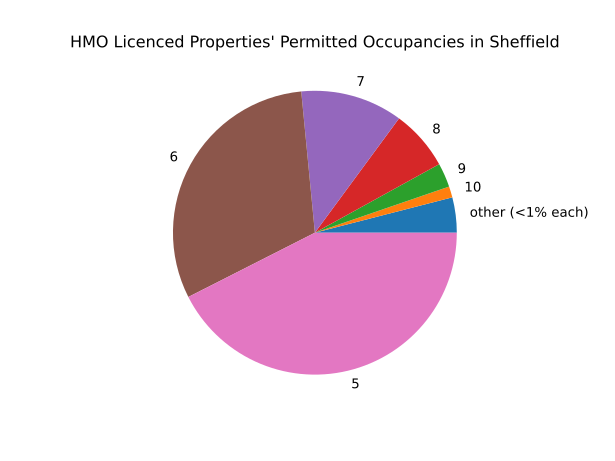

This chart was generated by the following Python code:
"""make pie chart of occupancies of properties
make frequency list with
csvtool namedcol "Permitted Occupants" hmos.csv | awk 'NR>1' | sort -n | uniq -c | sort -k2 -n | sed -E 's/([^ ]) ([^ ])/\1,\2/g' | sed 's/^ *//' | sed '1s/^/occurance,occupants\n/'
or using the Python below
run from folder containing hmos.csv
$ python pie.py
"""

import matplotlib.pyplot as plt
import csv
import sys

with open("hmos.csv", "r", encoding="utf-8") as file:
    reader = csv.DictReader(file)
    csvdata = list(reader)

data = {}  # occupants: frequency
for row in csvdata:
    occup = row["Permitted Occupants"]
    if row["Permitted Occupants"] not in data:
        data[occup] = 1
    else:
        data[occup] += 1

occupants = data.keys()
frequency = [data[k] for k in occupants]

tot = sum([int(f) for f in frequency])

other = 0
freqs = []
occups = []

for f, o in zip(frequency, occupants):
    if f < (tot / 100):
        other += f
    else:
        freqs.append(f)
        occups.append(o)

freqs, occups = zip(*sorted(zip(freqs, occups)))

plt.pie([other, *freqs], labels=[r"other (<1% each)", *occups])
plt.title("HMO Licenced Properties' Permitted Occupancies in Sheffield")

fig = plt.gcf()

plt.show()

fig.savefig("graphs/pie.svg")
